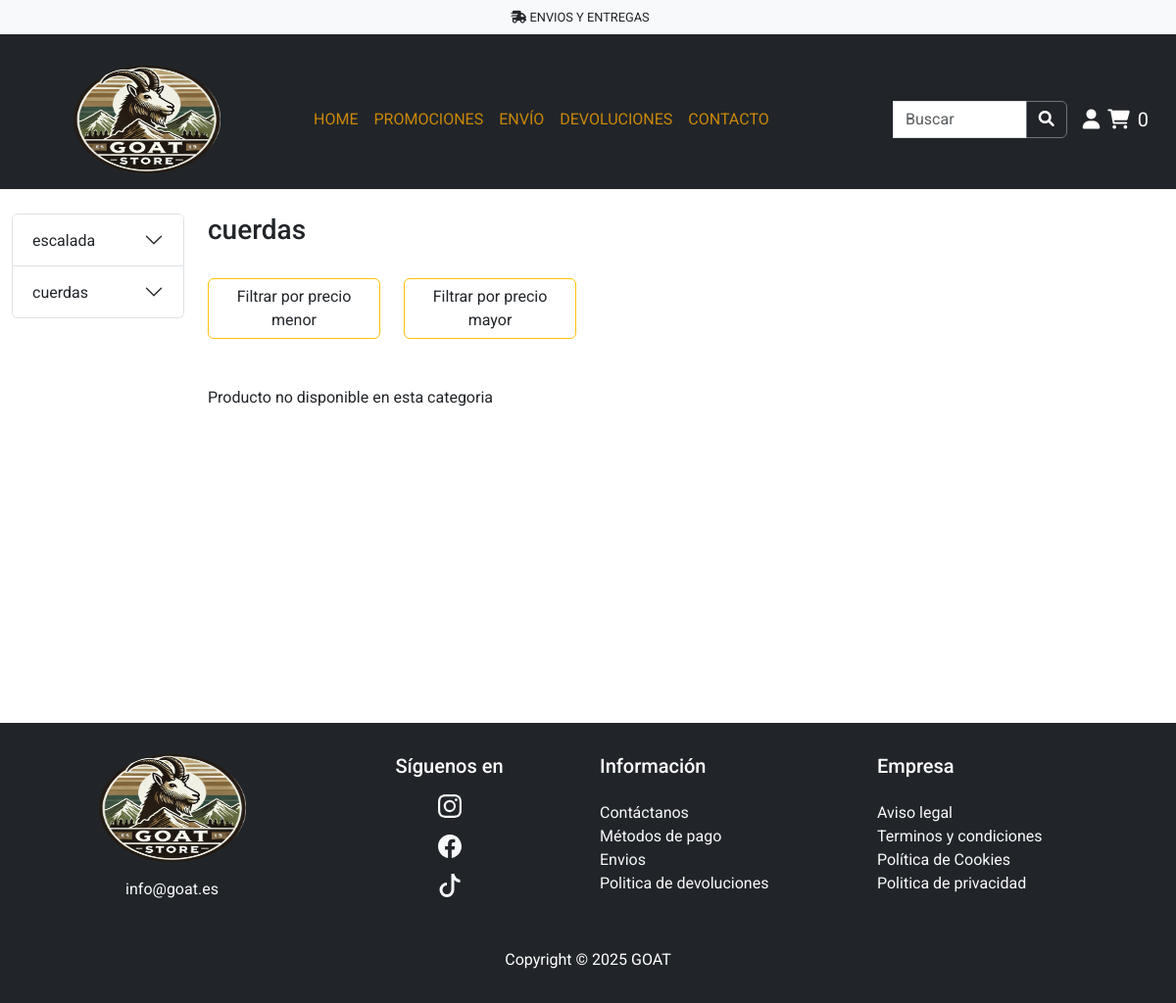
The page /paginas/productos.php?catProds=11 on the database as committed earlier.
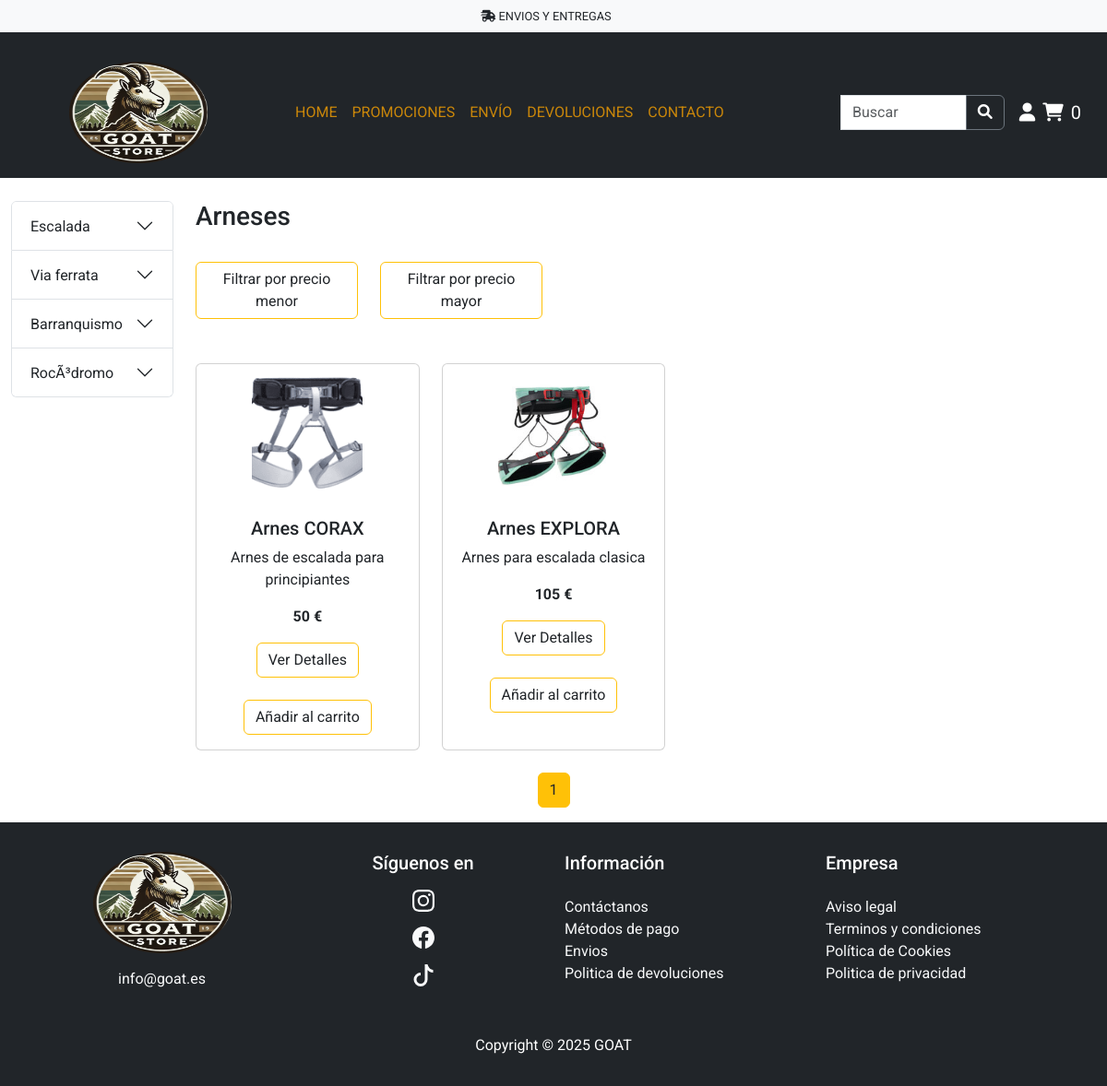
The same page on the database as committed later.
### tables this page shows
CREATE TABLE `categorias` (
  `codigo` int(11) NOT NULL,
  `nombre` varchar(50) NOT NULL,
  `activo` tinyint(1) NOT NULL,
  `codCategoriaPadre` int(11) NOT NULL
);

CREATE TABLE `productos` (
  `codigo` varchar(8) NOT NULL,
  `nombre` varchar(50) NOT NULL,
  `descripcion` varchar(200) NOT NULL,
  `imagen` varchar(200) NOT NULL,
  `categoria` int(11) NOT NULL,
  `precio` float NOT NULL,
  `activo` tinyint(1) NOT NULL
);

### gestores/GestorCategoria.php (called while the page is built, shortened)
<?php
class GestorCategorias{
    private $db;
    public function __construct($db){
        $this ->db = $db;
    }
    public function getCategoriaPadres(){
        $sql = "SELECT * FROM categorias WHERE codCategoriaPadre = 0 AND activo = 1";
        try {
            $stmt = $this->db->prepare($sql);
            $stmt->execute();
            return $stmt->fetchAll(PDO::FETCH_ASSOC);
        } catch (PDOException $e) {
            error_log("Error al obtener categorías: " . $e->getMessage());
            return [];
        }
    }
    public function getCategoriaNombre($codigo){
        $sql = "SELECT nombre FROM categorias WHERE codigo = :codigo";
        try {
            $stmt = $this->db->prepare($sql);
            $stmt->bindParam(':codigo',$codigo);
            $stmt->execute();
            return $stmt->fetch(PDO::FETCH_ASSOC);
        } catch (PDOException $e) {
            error_log("Error al obtener categorías: " . $e->getMessage());
            return [];
        }
    }
}

### gestores/GestorProductos.php (called while the page is built, shortened)
<?php
class GestorProductos
{
    private $db;
    public function __construct($db)
    {
        $this->db = $db;
    }
    public function getProductosPorCategoria($codCategoria, $orden)
    {
        $sql = "SELECT * FROM productos WHERE categoria = :categoria AND activo = 1 order by precio $orden";
        try {
            $stmt = $this->db->prepare($sql);
            $stmt->bindParam(':categoria', $codCategoria);
            $stmt->execute();
            return $stmt->fetchAll(PDO::FETCH_ASSOC);
        } catch (PDOException $e) {
            echo "Error al obtener el producto: " . $e->getMessage();
        }
    }
}

### paginas/productos.php (the view, shortened to what the changed rows need)
<?php
require_once '../servidor/config.php';
require_once('../gestores/GestorProductos.php');
require_once('../gestores/GestorCategoria.php');
$catProds = isset($_GET['catProds']) ? $_GET['catProds'] : null;
$db = conectar();
$gestor = new GestorProductos($db);
if (isset($_GET['buscar'])) {
    $productosCat = $gestor->buscarProductoEnCategoria($_GET['buscar'], $catProds);
    $totalProductos = count($productosCat);
} else {
    $orden = $_GET["orden"] ?? "";
    $productosCat = $gestor->getProductosPorCategoria($catProds, $orden);
}
$gestorCategoria = new GestorCategorias($db);
$categoriaNombre = $gestorCategoria->getCategoriaNombre($catProds);
$productosPorPagina = 3;
$pagina = isset($_GET['pagina']) ? (int) $_GET['pagina'] : 1;
if (!isset($_GET['buscar'])) {
    $totalProductos = count($gestor->getProductosPorCategoria($catProds, $orden));
    $totalPaginas = ceil($totalProductos / $productosPorPagina);
}
?>
<!DOCTYPE html>
<html lang="en">
<head>
    <link href="https://cdn.jsdelivr.net/npm/bootstrap@5.3.0/dist/css/bootstrap.min.css" rel="stylesheet">
    <link rel="stylesheet" href="https://cdnjs.cloudflare.com/ajax/libs/font-awesome/6.0.0-beta3/css/all.min.css">
    <link rel="stylesheet" href="../estilos/style1.css">
</head>
<body>
    <div class="container-fluid mt-4 min-height">
        <div class="row">
            <div class="col-md-2">
                <?php include '../plantillas/menu.php'; ?>
            </div>
            <div class="col-md-8">
                <div class="row g-4">
                    <h3>
                        <?=
                            $categoriaNombre['nombre'];
                        ?>
                    </h3>
                </div>
                <div class="row g-4">
                    <?php
                    if ($totalProductos > 0) {
                        foreach ($productosCat as $producto): ?>
                            <div class="col-md-4 d-flex justify-content-center">
                                <div class="card" style="width: 17rem;">
                                    <?php if (!empty($producto["imagen"])): ?>
                                        <img src="/img/<?= $producto["imagen"] ?>" class="card-img-top"
                                            alt="<?= $producto["nombre"] ?>"
                                            style="width: 50%; height: 150px; object-fit: cover; display: block; margin: auto;">
                                    <?php else: ?>
                                        <div class="p-3 text-center">No hay imagen disponible</div>
                                    <?php endif; ?>
                                    <div class="card-body text-center">
                                        <h5 class="card-title"><?= $producto["nombre"] ?></h5>
                                        <p class="card-text"><?= $producto["descripcion"] ?> </p>
                                        <p class="card-text fw-bold"><?= $producto["precio"] ?> €</p>
                                        <a href="detalle_producto.php?codigo=<?= $producto["codigo"] ?>"
                                            class="btn btn-outline-warning text-dark mb-4">Ver Detalles</a>
                                        <a href="/servidor/c_carrito.php?codigo=<?= $producto["codigo"] ?>&nombre=<?= $producto["nombre"] ?>&imagen=<?= $producto["imagen"] ?>&precio=<?= $producto["precio"] ?>&categoria=<?= $producto["categoria"] ?>"
                                            class="btn btn-outline-warning text-dark">Añadir al carrito</a>
                                    </div>
                                </div>
                            </div>
                        <?php endforeach;
                    } else { ?>
                        <p>Producto no disponible en esta categoria</p>
                    <?php } ?>
                </div>
            </div>
        </div>
    </div>
    <?php if (!isset($_GET['buscar'])) { ?>
        <nav>
            <ul class="pagination justify-content-center mt-4">
                <?php for ($i = 1; $i <= $totalPaginas; $i++): ?>
                    <li class="page-item">
                        <a class="page-link border border-warning text-dark <?= $pagina == $i ? 'active bg-warning text-dark' : '' ?>"
                            href="?pagina=<?= $i ?>&catProds=<?= $catProds ?>"><?= $i ?></a>
                    </li>
                <?php endfor; ?>
            </ul>
        </nav>
    <?php } ?>
</body>
</html>

### plantillas/menu.php (shortened to what the changed rows need)
<?php
require_once __DIR__ . '/../servidor/config.php';
require_once __DIR__ . '/../gestores/GestorCategoria.php';
$db = conectar();
$gestor = new GestorCategorias($db);
$padres = $gestor->getCategoriaPadres();
?>
<div class="accordion" id="accordionCategories">
    <?php
    if (!empty($padres)) {
        foreach ($padres as $categoria) {
            $categoriaId = $categoria["codigo"];
            $nombreCategoria = $categoria["nombre"];
            $collapseId = "collapse" . $categoriaId;
            $headingId = "heading" . $categoriaId;
            ?>
            <div class="accordion-item">
                <h2 class="accordion-header" id="<?= $headingId ?>">
                    <button class="accordion-button collapsed" type="button" data-bs-toggle="collapse"
                        data-bs-target="#<?= $collapseId ?>" aria-expanded="false" aria-controls="<?= $collapseId ?>">
                        <?= htmlspecialchars($nombreCategoria) ?>
                    </button>
                </h2>
            </div>
            <?php
        }
    }
    ?>
</div>

Rows that differ between the two databases and show on the page:
no longer on one of the page's lists (row edited): categorias: nombre "cuerdas"
changed categorias: nombre "escalada" → "Escalada"
added categorias: nombre "Via ferrata"
added categorias: nombre "Barranquismo"
added categorias: nombre "RocÃ³dromo"
changed categorias: nombre "cuerdas" → "Arneses"
added productos: imagen (picture), nombre "Arnes CORAX", descripcion "Arnes de escalada para principiantes", precio "50"
added productos: imagen (picture), nombre "Arnes EXPLORA", descripcion "Arnes para escalada clasica", precio "105"
Other text that changed with them:
new list line: "1"
text no longer shown: "Producto no disponible en esta categoria"
